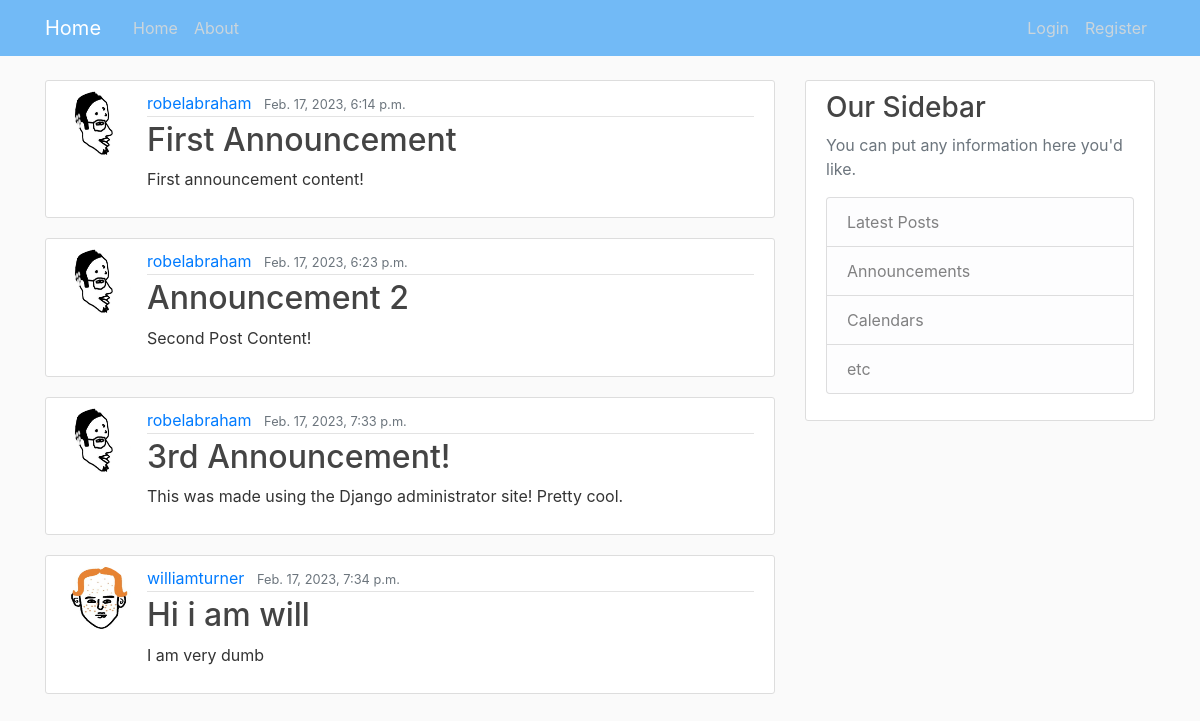
The page / on the database its author committed.
### home/models.py (models this page shows, shortened)
class Announcements(models.Model):
	title = models.CharField(max_length=100)
	content = models.TextField()
	date_posted = models.DateTimeField(default=timezone.now)
	author = models.ForeignKey(User, on_delete=models.CASCADE)

### users/models.py (models this page shows, shortened)
class Profile(models.Model):
	user = models.OneToOneField(User, on_delete=models.CASCADE)
	image = models.ImageField(default='default.jpg', upload_to='profile_pics')

### home/views.py (the view)
# urls.py: path('', views.front_page, name='front_page'),
def front_page(request):
	context = {
		'announcements': Announcements.objects.all()
	}
	return render(request, 'home/home.html', context)

### home/templates/home/home.html
{% extends "home/base.html" %}
{% block content %}
	{% for announcements in announcements %}
<article class="media content-section">
  <img class="rounded-circle article-img" src="{{ announcements.author.profile.image.url }}">
  <div class="media-body">
    <div class="article-metadata">
      <a class="mr-2" href="#">{{ announcements.author }}</a>
      <small class="text-muted">{{ announcements.date_posted }}</small>
    </div>
    <h2><a class="article-title" href="#">{{ announcements.title }}</a></h2>
    <p class="article-content">{{ announcements.content }}</p>
  </div>
</article>
	{% endfor %}
{% endblock content %}

### home/templates/home/base.html (shortened to what this page needs)
{% load static %}
<!DOCTYPE html>
<html>
<head>
    <link rel="stylesheet" href="https://cdn.jsdelivr.net/npm/bootstrap@4.0.0/dist/css/bootstrap.min.css">
    <link rel="stylesheet" type="text/css" href="{% static 'home/main.css' %}">
</head>
<body>
	<header class="site-header">
	  <nav class="navbar navbar-expand-md navbar-dark bg-steel fixed-top">
	    <div class="container">
	      <a class="navbar-brand mr-4" href="{% url 'front_page'%}">Home</a>
	      <div class="collapse navbar-collapse" id="navbarToggle">
	        <div class="navbar-nav mr-auto">
	          <a class="nav-item nav-link" href="{% url 'front_page'%}">Home</a>
	          <a class="nav-item nav-link" href="{% url 'about' %}">About</a>
	        </div>
	        <div class="navbar-nav">
	        	{% if user.is_authenticated %}
	        		<a class="nav-item nav-link" href="{% url 'profile' %}">Profile</a>
	        		<a class="nav-item nav-link" href="{% url 'logout' %}">Logout</a>
	        	{% else %}
		          <a class="nav-item nav-link" href="{% url 'login' %}">Login</a>
		          <a class="nav-item nav-link" href="{% url 'register' %}">Register</a>
		        {% endif %}
	        </div>
	      </div>
	    </div>
	  </nav>
</header>
<main role="main" class="container">
  <div class="row">
    <div class="col-md-8">
      {% block content %}{% endblock %}
    </div>
    <div class="col-md-4">
      <div class="content-section">
        <h3>Our Sidebar</h3>
        <p class='text-muted'>You can put any information here you'd like.
          <ul class="list-group">
            <li class="list-group-item list-group-item-light">Latest Posts</li>
            <li class="list-group-item list-group-item-light">Announcements</li>
            <li class="list-group-item list-group-item-light">Calendars</li>
            <li class="list-group-item list-group-item-light">etc</li>
          </ul>
        </p>
      </div>
    </div>
  </div>
</main>
</body>
</html>

### home/static/home/main.css (style rules this page uses)
body { background: #fafafa; color: #333333; margin-top: 5rem; }
h1, h2, h3, h4, h5, h6 { color: #444444; }
ul { margin: 0; }
.bg-steel { background-color: #72baf6; }
.site-header .navbar-nav .nav-link { color: #cbd5db; }
.content-section { background: #ffffff; padding: 10px 20px; border: 1px solid #dddddd; border-radius: 3px; margin-bottom: 20px; }
.article-title { color: #444444; }
.article-content { white-space: pre-line; }
.article-img { height: 65px; width: 65px; margin-right: 16px; }
.article-metadata { padding-bottom: 1px; margin-bottom: 4px; border-bottom: 1px solid #e3e3e3 }

### rows shown on the page
Announcements: author.profile.image (picture), author "robelabraham", date_posted "Feb. 17, 2023, 6:14 p.m.", title "First Announcement", content "First announcement content!"
Announcements: author.profile.image (picture), author "robelabraham", date_posted "Feb. 17, 2023, 6:23 p.m.", title "Announcement 2", content "Second Post Content!"
Announcements: author.profile.image (picture), author "robelabraham", date_posted "Feb. 17, 2023, 7:33 p.m.", title "3rd Announcement!", content "This was made using the Django administrator site! Pretty cool."
Announcements: author.profile.image (picture), author "williamturner", date_posted "Feb. 17, 2023, 7:34 p.m.", title "Hi i am will", content "I am very dumb"
